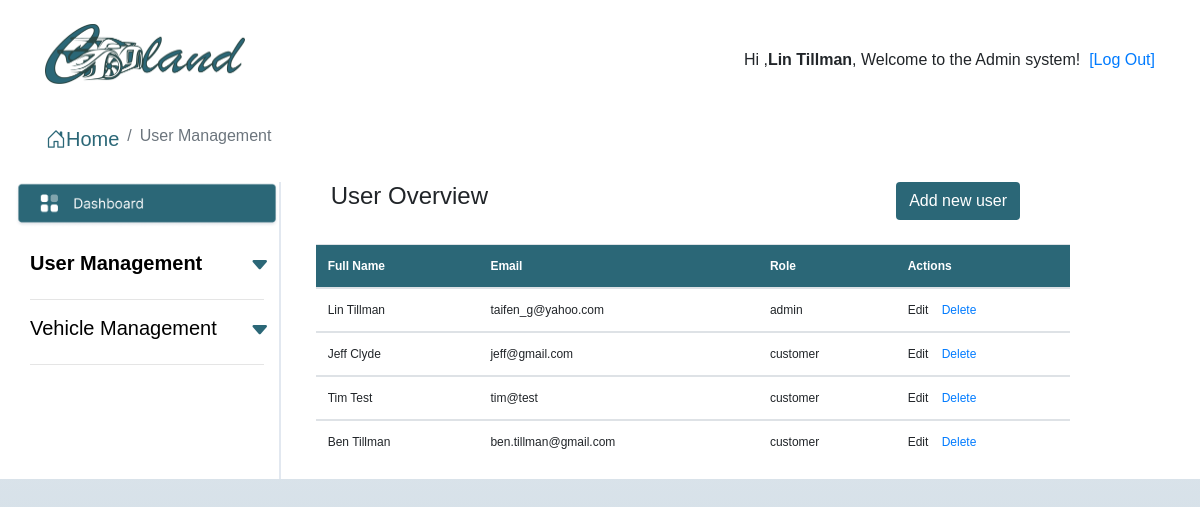
The app's page /admin/users/index.php (signed in), older data.
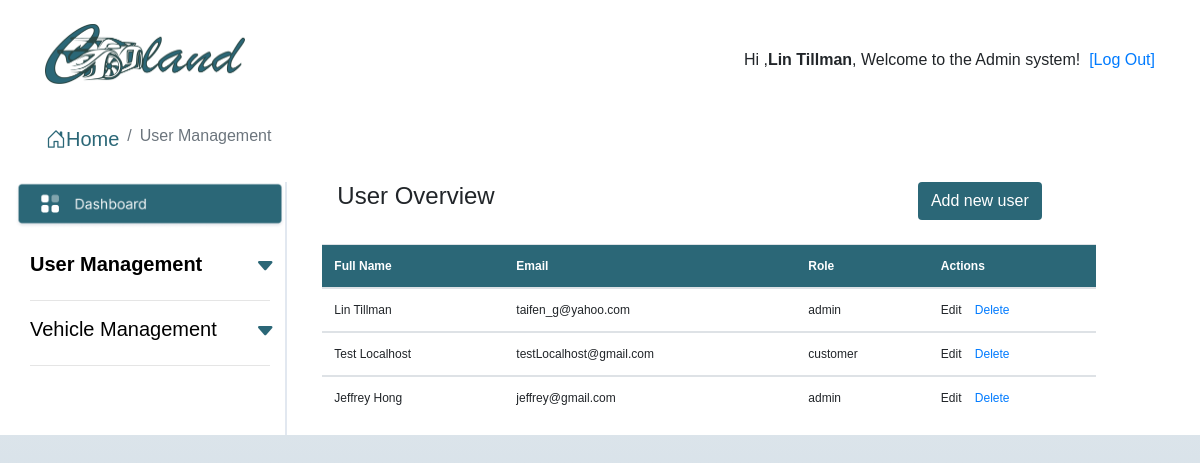
The same page, newer data.
### tables this page shows
CREATE TABLE `users` (
  `user_id` int NOT NULL,
  `user_email` varchar(320) NOT NULL,
  `password_hash` varchar(80) NOT NULL,
  `user_fullname` varchar(80) NOT NULL,
  `user_role` varchar(80) NOT NULL,
  `password_reset_token` varchar(32) DEFAULT NULL
);

### admin/users/index.php (the view, shortened to what this page needs)
<?php
include "../../config.php";
?>
<!DOCTYPE html>
<html lang="en">
<head>
  <link href="../../css/bootstrap.css" rel="stylesheet">
  <link href="../../css/style.css" rel="stylesheet">
  <link href="../../icon/bootstrap-icons.css" rel="stylesheet">
</head>
<body>
  <section style="background-color: white;">
    <div class="container">
      <div class="row">
        <div class="col">
          <br>
          <img src="../../images/logo4x.png" class="img-fluid float-left" style="width: 200px;">
        </div>
        <div class="col" style="text-align: right;">
          <br><br>
          <p>Hi&nbsp;,<b><?php echo  $_SESSION['fullname']; ?></b>,&nbsp;Welcome to the Admin system!&nbsp;&nbsp;<a href="../../logout.php">[Log Out]</a></p>
        </div>
      </div>
      <br>
      <div class="row">
        <nav aria-label="breadcrumb">
          <ol class="breadcrumb">
            <li class="breadcrumb-item"><span style="font-size: 20px;color:#2B6777;"><i class="bi bi-house-door"></i>Home</span></li>
            <li class="breadcrumb-item active" aria-current="page">User Management</li>
          </ol>
        </nav>
      </div>
      <div class="row">
        <?php include "sideBarNavUser.php" ?>
        <div class="col" style="padding-left: 50px;border-left:2px solid #E2E8F0;">
          <div class="row">
            <div class="col">
              <h4>User Overview</h4>
            </div>
            <div class="col-3">
              <button type="button" style="color:white;background-color: #2B6777;" class="btn" onclick="document.location='addUser.php'">Add new user</button>
            </div>
          </div>
          <br>
          <div class="row">
            <table class="table table-hover " style="font-size: 12px;">
              <thead style="background-color: #2B6777;color:white;">
                <tr>
                  <th scope="col">Full Name</th>
                  <th scope="col">Email</th>
                  <th scope="col">Role</th>
                  <th scope="col">Actions</th>
                </tr>
              </thead>
              <?php
              $query = "SELECT * FROM users  ";
              $result = mysqli_query($link, $query);
              while ($row = mysqli_fetch_array($result)) {
                $user_id = $row['user_id'];
                $email = $row['user_email'];
                $fullname = $row['user_fullname'];
                $role = $row['user_role'];
              ?>
                <tbody id="userTable">
                  <tr>
                    <td><?php echo $fullname; ?></td>
                    <td><?php echo $email; ?></td>
                    <td><?php echo $role; ?></td>
                    <td>
                      <a type="button" data-toggle="modal" data-target="#editmodal<?php echo $user_id; ?>">Edit</a>&nbsp;&nbsp;&nbsp;
                      <a href="javascript:deleteUser(<?php echo $user_id; ?>)">Delete</a>
                    </td>
                  </tr>
                </tbody>
              <?php
              }
              ?>
            </table>
          </div>
        </div>
      </div>
    </div>
  </section>
</body>
</html>

### admin/users/sideBarNavUser.php (shortened to what this page needs)
<div class="row">
        <div class="col-lg-3">
          <div class="row">
            <img src="../../images/admin-dashboardBar.png" class="img-fluid" />
          </div>
          <br>
          <div class="row justify-content-center  ">
            <div class="col">
              <a href="index.php" style="text-decoration: none;color:black">
                <h5><b>User Management</b></h5>
              </a>
            </div>
            <div class="col-2">
              <a data-toggle="collapse" href="#collapseUser" role="button" onclick="arrowChange1()" aria-expanded="false" aria-controls="collapseUser">
                <span style="font-size: 20px;color:#2B6777;"><i id="arrowDown1" class="bi bi-caret-down-fill"></i></span>
              </a>
            </div>
          </div>
          <hr>
          <div class="row">
            <div class="col">
              <a href="../vehicles/index.php" style="text-decoration: none;color:black">
                <h5>Vehicle Management</h5>
              </a>
            </div>
            <div class="col-2">
              <a data-toggle="collapse" href="#collapseVehicle" role="button" onclick="arrowChange2()" aria-expanded="false" aria-controls="collapseVehicle">
                <span style="font-size: 20px;color:#2B6777;"><i id="arrowDown2" class="bi bi-caret-down-fill"></i></span>
              </a>
            </div>
          </div>
          <hr>
      </div>

### css/style.css (style rules this page uses)
* { box-sizing: border-box; padding: 0; margin: 0; }
body { font-family: Arial, Helvetica, sans-serif; background: linear-gradient(180deg, #F2F2F2 0%, #C8D8E4 100%) no-repeat; min-height: 100vh; }
.breadcrumb { background-color: transparent; }

Row changes from the older to the newer data that the page shows:
removed users: user_fullname "Jeff Clyde", user_email "jeff@gmail.com", user_role "customer"
removed users: user_fullname "Tim Test", user_email "tim@test", user_role "customer"
removed users: user_fullname "Ben Tillman", user_email "ben.tillman@gmail.com", user_role "customer"
added users: user_fullname "Test Localhost", user_email "testLocalhost@gmail.com", user_role "customer"
added users: user_fullname "Jeffrey Hong", user_email "jeffrey@gmail.com", user_role "admin"
